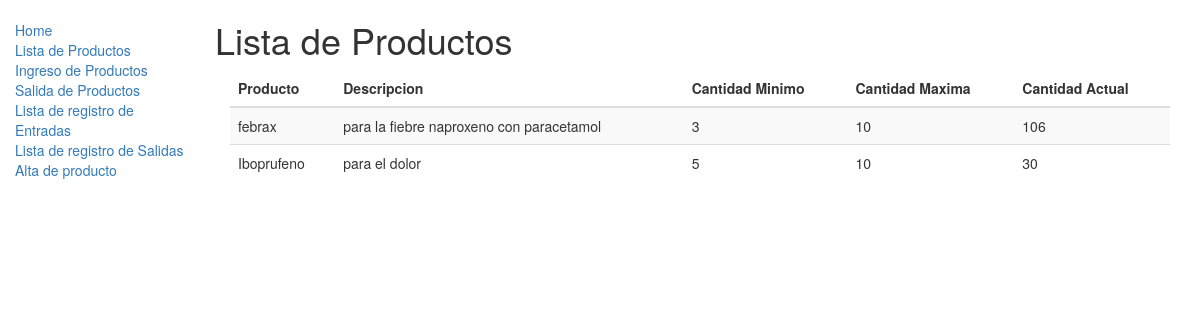
Page /almacen/producto/ on the committed database.
### almacen/models.py (models this page shows, shortened)
class Producto(models.Model):
    id = models.UUIDField(primary_key=True, default=uuid.uuid4, help_text="ID único para este libro particular en toda la biblioteca")
    nombre = models.CharField(max_length=200)
    descripcion = models.TextField(max_length=1000,  help_text="Ingrese una breve descripción del producto")
    minimo = models.IntegerField(default=0)
    maximo = models.IntegerField(default=0)

### almacen/views.py (the view)
def ProductoListView(request):
    producto_list=Producto.objects.all().annotate(Cant_total=Sum('inventario__cantidad'))
    return render(
        request,'producto_list.html',
       {'producto_list':producto_list}
    )

### almacen/templates/producto_list.html
{% extends "base_generic.html" %}
{% block content %}
<h1>Lista de Productos</h1>
{% if producto_list %}
<div class="container-fluid">
    <table class="table table-striped table-sm" id="my_entrada">
        <thead>
            <tr>
                <th>Producto</th>
                <th>Descripcion</th>
                <th>Cantidad Minimo</th>
                <th>Cantidad Maxima</th>
                <th>Cantidad Actual</th>
            </tr>
        </thead>
        <tbody id="my_registro">
    {% for producto in producto_list %}
       <tr>
           <td> {{ producto.nombre }} </td>
           <td>{{producto.descripcion}}</td>
           <td> {{producto.minimo}}</td>
           <td> {{producto.maximo}}</td>
           <td>
               {{producto.Cant_total}}
               </td></tr>
    {% endfor %}
  </tbody>
  </table>
  </div>
{% else %}
<p>No hay productos en el almacen.</p>
{% endif %}
{% endblock %}

### rows in the picture
Producto: nombre "febrax", descripcion "para la fiebre naproxeno con paracetamol", minimo "3", maximo "10", Cant_total "106"
Producto: nombre "Iboprufeno", descripcion "para el dolor", minimo "5", maximo "10", Cant_total "30"
